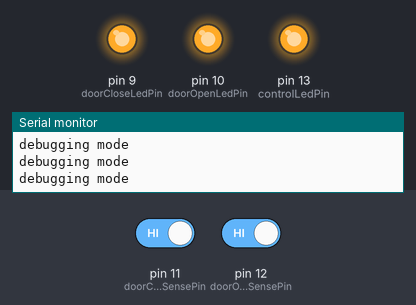
Recording of a sketch running on a simulated Arduino Uno, built with avr-gcc and run on an emulated ATmega328P. On the bench: output pins drawn as LEDs (lit = HIGH), the last lines printed to the serial monitor. Dashed ring = blinking. The inputs (shaded band) are chosen by the test bench; at power-on: pin 11 (doorCloseSensePin) HIGH, pin 12 (doorOpenSensePin) HIGH. The local clock reads 2024-03-15 10:24:30 at power-on unless the sketch sets it.

Above: at 1.2 s.
1.3 s: pin 11 (doorCloseSensePin) driven LOW
At 2.2 s:
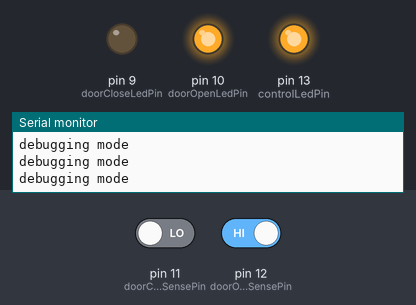
2.8 s: pin 12 (doorOpenSensePin) driven LOW
At 3.6 s:
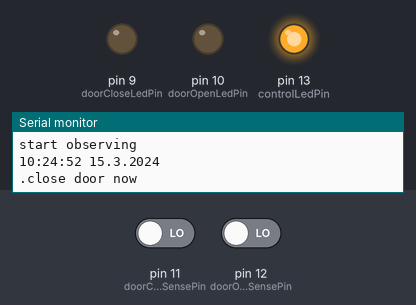
4.3 s: pin 12 (doorOpenSensePin) driven HIGH
At 4.98 s:
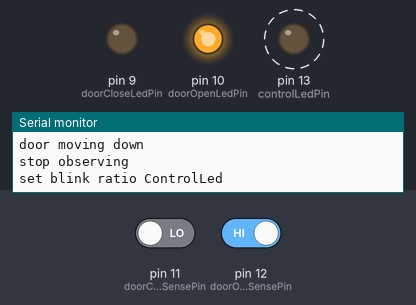
7.3 s: pin 11 (doorCloseSensePin) driven HIGH
At 7.62 s:
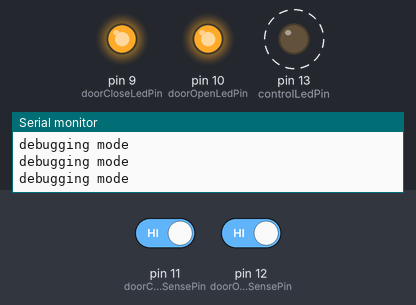
10.3 s: pin 12 (doorOpenSensePin) driven LOW
At 10.7 s:
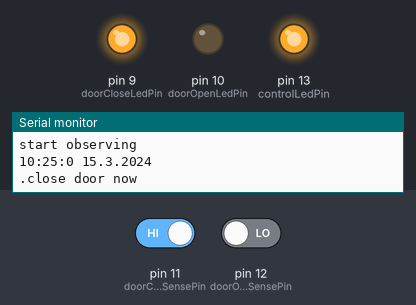
11.8 s: pin 11 (doorCloseSensePin) driven LOW and pin 12 (doorOpenSensePin) driven HIGH
At 12.58 s:
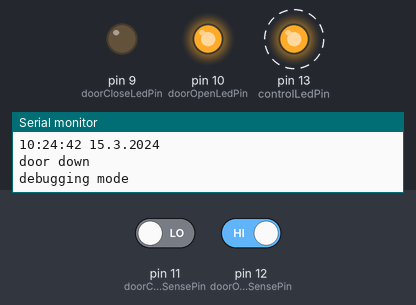
Timing chart, 0 to 15.8 s (numbered marks = the images above; inputs shaded):
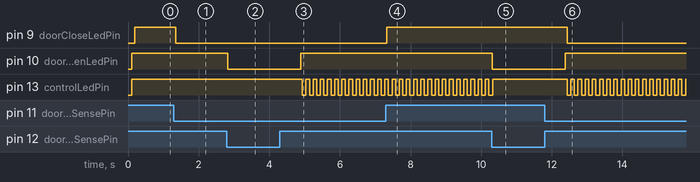

Measured:
- after the input at 1.3 s, pin 9 (doorCloseLedPin): HIGH → LOW after 0.05 s
- after the input at 2.8 s, pin 10 (doorOpenLedPin): HIGH → LOW at once
- after the input at 4.3 s, pin 10 (doorOpenLedPin): LOW → HIGH after 0.59 s; pin 13 (controlLedPin): alternates HIGH for 0.10 s and LOW for 0.10 s, starting after 0.64 s
- after the input at 7.3 s, pin 9 (doorCloseLedPin): LOW → HIGH at once
- after the input at 10.3 s, pin 10 (doorOpenLedPin): HIGH → LOW at once; pin 13 (controlLedPin): goes on until 10.3 s, then stays HIGH
- after the input at 11.8 s, pin 9 (doorCloseLedPin): HIGH → LOW after 0.63 s; pin 10 (doorOpenLedPin): LOW → HIGH after 0.58 s; pin 13 (controlLedPin): alternates HIGH for 0.10 s and LOW for 0.10 s, starting after 0.63 s

The sketch:

GarageDoorCloser.ino
```cpp
/*
 Garagentorsteuerung

 Dieser Sketch sorgt dafür dass das Garagentor
 zwischen 22:00 und 6:00 dann automatisch geschlossen
 wird, wenn es länger als eine bestimmte Dauer offen steht
 oder schon vor 22:00 geöffnet wurde.

 Es kann aber auch manuell geschlossen werden.

 RTC SCL an A5
 RTC SDA an A4

 LED Pin 13 (controlLed)
 blinkt 200ms an 3000ms aus wenn das Tor oben ist (ausserhalb der Überwachungszeit)
 blinkt 200ms an 500ms aus wenn das Tor oben ist (innerhalb der Überwachunszeit)
 an wenn das Tor hoch oder runter fährt
 aus wenn das Tor unten ist
 */
#include "Arduino.h"
#include <RTClib.h>
#include <Time.h>
#include "BlinkLed.h"
RTC_DS1307 RTC;
BlinkLed controlLed;
BlinkLed doorOpenLed;
BlinkLed doorCloseLed;

/**
 * debugging = 0: normaler Betrieb über RTC-Zeit-Modul
 * debugging = 1: Testbetrieb
 */
#define xdebugging

// HIGH signal bedeutet Kontakt geschlosssen
#define doorCloseSensePin  11
#define doorCloseLedPin  9
// HIGH signal bedeutet Kontakt geschlosssen
#define doorOpenSensePin   12
#define doorOpenLedPin  10
#define doorControlPin  2

// Relais-Pin
#define controlLedPin  13

int doorOpenState = -1;
int doorCloseState = -1;
unsigned long int closeTime;
bool doorObserve = false;

// in seconds
#define observeTime 20

int writeCounter = 0;

int currentObservableTime = -1; //0: nein, 1: ja; -1: undefined

void setup() {
  Serial.begin(9600);
  controlLed.begin(controlLedPin, "ControlLed");
  controlLed.setBlinkRatio(0, 0);

  doorOpenLed.begin(doorOpenLedPin, "OpenLed");
  doorOpenLed.setBlinkRatio(0, 0);

  doorCloseLed.begin(doorCloseLedPin, "CloseLed");
  doorCloseLed.setBlinkRatio(0, 0);
}

void loop() {
#ifdef debugging
  DateTime now = RTC.now();
  // wenn sich die observable time aendert
  int newObservableTime = 0;
  if (isObservableTime(RTC.now())) {
    newObservableTime = 1;
  }
#else
  DateTime now = -1;
  int newObservableTime = 1;
  Serial.write("debugging mode\n");
#endif

  if (newObservableTime != currentObservableTime) {
    // wechsel von observabl nach not observable oder umgekehrt
    doorOpenState = -1;
    doorCloseState = -1;
    currentObservableTime = newObservableTime;
    if (currentObservableTime == 1) {
      writeTime(RTC.now());
      Serial.write("switch to observable time\n");
      controlLed.setBlinkRatio(10000, 0);
    } else {
      writeTime(RTC.now());
      Serial.write("switch to NON-observable time\n");
      controlLed.setBlinkRatio(0, 10000);
    }
  }

  if (currentObservableTime == 1) {
    doorOpen();
    doorClosed();
    if (doorObserve) {
      Serial.write('.');
      writeCounter++;
      if (writeCounter > 50) {
        writeCounter = 0;
        Serial.write("\n");
        Serial.write("closing in ");
        unsigned long int remTime = closeTime - now.unixtime();
        char buf[9];
        sprintf(buf, "%04lu", remTime);
        Serial.println(buf);
        Serial.write("\n");
      }
      if (now.unixtime() >= closeTime) {
        closeDoor();
      }
    }
  }

  // update door sense LED
  digitalWrite(doorCloseLedPin, digitalRead(doorCloseSensePin));
  digitalWrite(doorOpenLedPin, digitalRead(doorOpenSensePin));

  controlLed.check();
  doorOpenLed.check();
  doorCloseLed.check();
  delay(50);
}

boolean doorClosed() {
  int newState = digitalRead(doorCloseSensePin);
  digitalWrite(doorCloseLedPin, newState);
  if (newState != doorCloseState) {
    writeTime(RTC.now());
    if (newState == LOW) {
      Serial.println("door down");
    } else {
      Serial.println("door moving up");
    }
    doorCloseState = newState;
  }
  return (newState == LOW);
}

boolean doorOpen() {
  int newState = digitalRead(doorOpenSensePin);
  digitalWrite(doorOpenLedPin, newState);
  if (newState != doorOpenState) {
    writeTime(RTC.now());
    if (newState == LOW) {
      Serial.println("door top");
      if (isObservableTime(RTC.now())) {
        controlLed.setBlinkRatio(800, 800);

        startObserve();
      }
    } else {
      Serial.println("door moving down");
      if (isObservableTime(RTC.now())) {
        stopObserve();
      }
    }
    doorOpenState = newState;
  }
  return (newState == LOW);
}

void startObserve() {
  // Ueberwachung startet
  Serial.println("start observing");
  doorObserve = true;
  closeTime = RTC.now().unixtime() + observeTime;
  DateTime dt7(closeTime);
  writeTime(dt7);

}

void stopObserve() {
  Serial.println("stop observing");
  doorObserve = false;
  controlLed.setBlinkRatio(10000, 0);
}

void closeDoor() {
  doorObserve = false;
  Serial.println("close door now");
  digitalWrite(doorControlPin, LOW);
  delay(1000);
  controlLed.setBlinkRatio(100, 100);

  while (doorOpen()) {
    delay(1000);
    Serial.println(" door not moving");
  }
  digitalWrite(doorControlPin, HIGH);
  Serial.println(" door moving ");
}

bool isObservableTime(DateTime dt) {
#ifdef debugging
  return (dt.hour() < 7 || dt.hour() >= 22);
#else
  return (dt.second() >= 30);
#endif
}

void writeTime(DateTime currentDate) {
  Serial.print(currentDate.hour());
  Serial.print(':');
  Serial.print(currentDate.minute());
  Serial.print(':');
  Serial.print(currentDate.second());
  Serial.print(' ');
  Serial.print(currentDate.day());
  Serial.print('.');
  Serial.print(currentDate.month());
  Serial.print('.');
  Serial.println(currentDate.year());
}
```

.ino.cpp
```cpp
#ifdef __IN_ECLIPSE__
//This is a automatic generated file
//Please do not modify this file
//If you touch this file your change will be overwritten during the next build
//This file has been generated on 2017-08-19 18:10:35

#include "Arduino.h"
#include "Arduino.h"
#include <RTClib.h>
#include <Time.h>
#include "BlinkLed.h"
void setup() ;
void loop() ;
boolean doorClosed() ;
boolean doorOpen() ;
void startObserve() ;
void stopObserve() ;
void closeDoor() ;
bool isObservableTime(DateTime dt) ;
void writeTime(DateTime currentDate) ;

#include "GarageDoorCloser.ino"


#endif
```

BlinkLed.cpp
```cpp
/*
 * BlinkLed.cpp
 *
 *  Created on: 19.08.2017
 *      Author: Frank
 */

#include "BlinkLed.h"
#include "Arduino.h"

BlinkLed::BlinkLed() {
}

BlinkLed::~BlinkLed() {
}

void BlinkLed::begin(int pin, const char *s) {
  ledStateChange = 0;
  ledPin = pin;
  name = s;
  pinMode(ledPin, OUTPUT);
}
void BlinkLed::check() {
  if (ledOnTime == 0 || ledOffTime == 0) {
    return;
  }
  unsigned long currTime = millis();
  if (currTime >= ledStateChange) {
    if (ledState == HIGH) {
      ledStateChange = currTime + ledOffTime;
      ledState = LOW;
    } else {
      ledStateChange = currTime + ledOnTime;
      ledState = HIGH;
    }
    digitalWrite(ledPin, ledState);
  }
}

void BlinkLed::setBlinkRatio(int on, int off) {
  Serial.print("set blink ratio ");
  Serial.println(name);

  if (on == 0) {
    digitalWrite(ledPin, LOW);
    return;
  }
  if (off == 0) {
    digitalWrite(ledPin, HIGH);
    return;
  }

  digitalWrite(ledPin, HIGH);
  ledState = HIGH;
  ledStateChange = millis() + on;
  ledOnTime = on;
  ledOffTime = off;
}
```

BlinkLed.h
```cpp
/*
 * BlinkLed.h
 *
 *  Created on: 19.08.2017
 *      Author: Frank
 */

#ifndef BLINKLED_H_
#define BLINKLED_H_
#include "Arduino.h"

class BlinkLed {
  private:
    int ledOnTime = 0;
    int ledOffTime = 0;
    int ledPin = 0;
    int ledState = LOW;
    char *name;
    unsigned long int ledStateChange = 0;

  public:
    BlinkLed();
    virtual ~BlinkLed();
    void check();
    void begin(int pin, const char *name);
    void setBlinkRatio(int on, int off);
};
#endif /* BLINKLED_H_ */
```

Changeable.cpp
```cpp
/*

 * Changeable.cpp

 *

 *  Created on: 14.07.2016

 *      Author: frankp

 */


#include "Changeable.h"


Changeable::Changeable(int startValue) {

   value = startValue;

   myCallback = 0;

}

Changeable::~Changeable() {

}

void Changeable::setValue(int newValue) {

   if (value != newValue) {

       value = newValue;

      // call callback

      if (myCallback != 0) {

         (myCallback)(value);

      }

   }

}

int Changeable::getValue() {

   return value;

}
```

Changeable.h
```cpp
/*

* Changeable.h

*

*  Created on: 14.07.2016

*      Author: frankp

*/


#ifndef CHANGEABLE_H_

#define CHANGEABLE_H_


class Changeable {


public:

       Changeable(int startValue);

       virtual ~Changeable();


       void setValue(int newValue);

       int getValue();


       void (*myCallback)(int);

       void setCallback(void (*callback)(int))

       {

              myCallback = callback;

       }

private :

       int value;

};


#endif /* CHANGEABLE_H_ */
```
